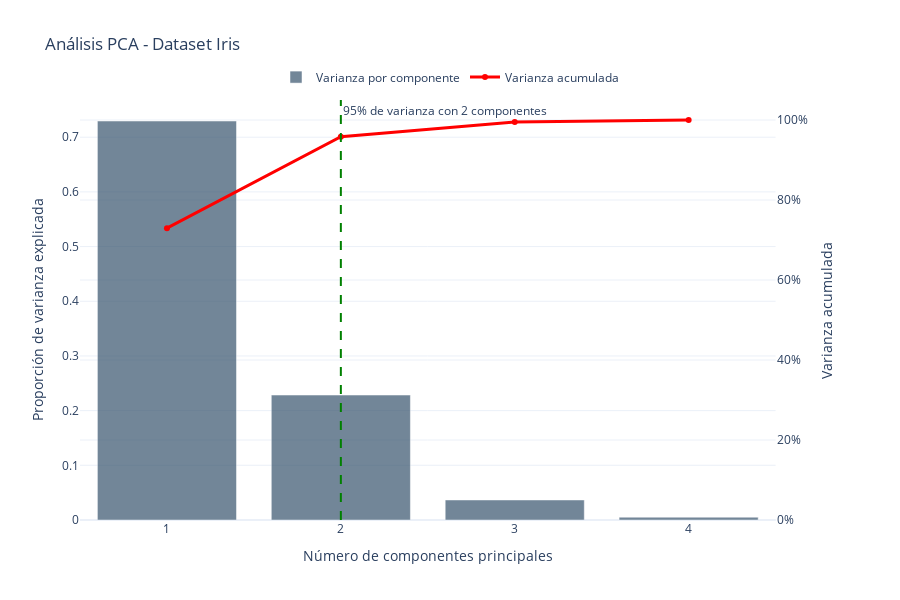

The notebook cell saved with this chart:
### Code cell
# Visualizamos la varianza explicada por PCA
fig = visualizar_pca_varianza(
    datos=X_iris,
    aplicar_escalado=True,
    titulo="Análisis PCA - Dataset Iris"
)
fig.show(render='iframe')

### Figure 1 — Plotly figure (JSON) as saved in the notebook; plotly's stock layout.template omitted (floating-point values rounded to 4 significant figures)
{"data": [{"hovertemplate": "Componente %{x}<br>Varianza explicada: %{y:.3f}<extra></extra>", "marker": {"color": "rgb(55, 83, 109)"}, "name": "Varianza por componente", "opacity": 0.7, "type": "bar", "x": [1, 2, 3, 4], "xaxis": "x", "y": [0.7296, 0.2285, 0.03669, 0.005179], "yaxis": "y"}, {"hovertemplate": "Componente %{x}<br>Varianza acumulada: %{y:.3f}<extra></extra>", "line": {"width": 3}, "marker": {"color": "red"}, "mode": "lines+markers", "name": "Varianza acumulada", "type": "scatter", "x": [1, 2, 3, 4], "xaxis": "x", "y": [0.7296, 0.9581, 0.9948, 1.0], "yaxis": "y2"}], "layout": {"annotations": [{"showarrow": false, "text": "95% de varianza con 2 componentes", "x": 2, "xanchor": "left", "xref": "x", "y": 1, "yanchor": "top", "yref": "y domain"}], "height": 600, "hovermode": "x unified", "legend": {"orientation": "h", "x": 0.5, "xanchor": "center", "y": 1.02, "yanchor": "bottom"}, "shapes": [{"line": {"color": "green", "dash": "dash"}, "type": "line", "x0": 2, "x1": 2, "xref": "x", "y0": 0, "y1": 1, "yref": "y domain"}], "title": {"text": "Análisis PCA - Dataset Iris"}, "width": 900, "xaxis": {"anchor": "y", "domain": [0, 0.94], "dtick": 1, "tick0": 1, "tickmode": "linear", "title": {"text": "Número de componentes principales"}}, "yaxis": {"anchor": "x", "domain": [0, 1], "title": {"text": "Proporción de varianza explicada"}}, "yaxis2": {"anchor": "x", "overlaying": "y", "range": [0, 1.05], "side": "right", "tickformat": ".0%", "title": {"text": "Varianza acumulada"}}}}
